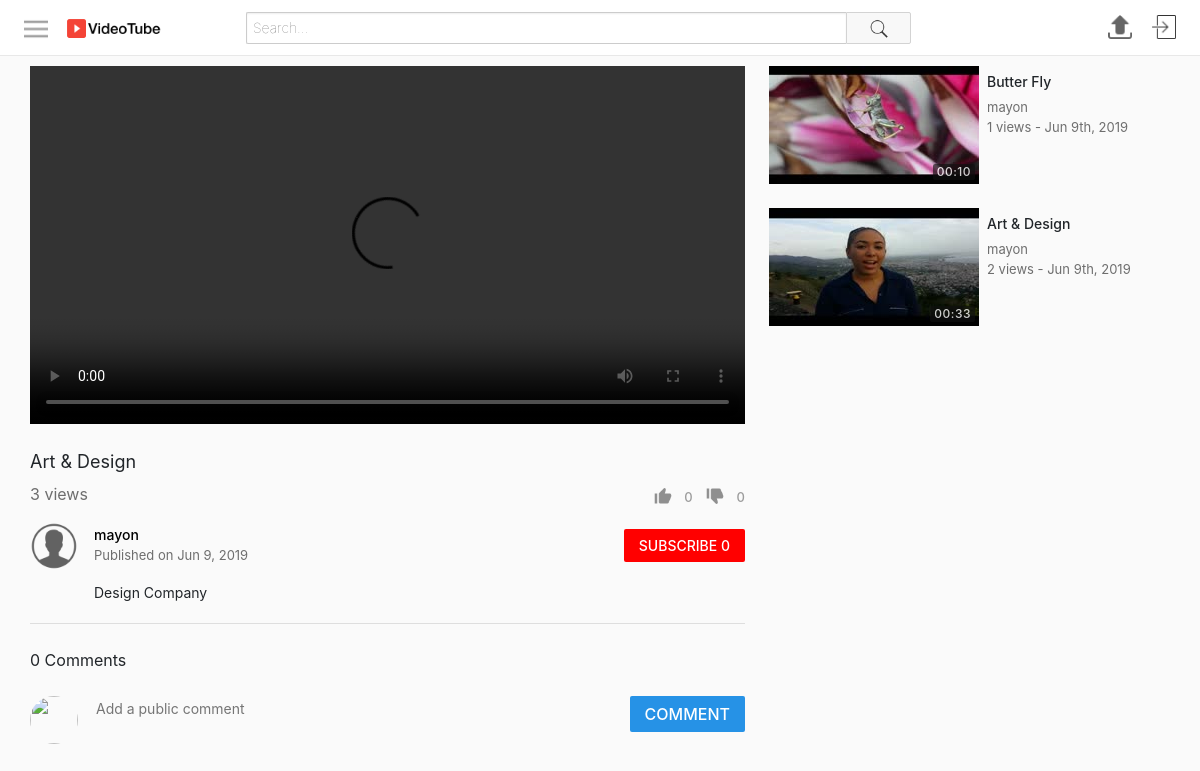
Screenshot of /watch.php?id=32 with the database file from the repository.
### tables this page shows
CREATE TABLE `videos` (
  `id` int(11) NOT NULL,
  `uploadedBy` varchar(50) NOT NULL,
  `title` varchar(70) NOT NULL,
  `description` varchar(1000) NOT NULL,
  `privacy` int(11) NOT NULL,
  `filePath` varchar(1000) NOT NULL,
  `category` int(11) NOT NULL,
  `uploadDate` datetime NOT NULL DEFAULT CURRENT_TIMESTAMP,
  `views` int(11) NOT NULL,
  `duration` varchar(30) NOT NULL
);

CREATE TABLE `users` (
  `id` int(11) NOT NULL,
  `firstName` varchar(25) NOT NULL,
  `lastName` varchar(25) NOT NULL,
  `username` varchar(25) NOT NULL,
  `email` varchar(100) NOT NULL,
  `password` varchar(255) NOT NULL,
  `signUpDate` datetime NOT NULL DEFAULT CURRENT_TIMESTAMP,
  `profilePic` varchar(255) NOT NULL
);

CREATE TABLE `thumbnails` (
  `id` int(11) NOT NULL,
  `videoId` int(11) NOT NULL,
  `filePath` varchar(250) NOT NULL,
  `selected` int(11) NOT NULL
);

### includes/classes/Video.php (called while the page is built, shortened)
<?php
class Video {
    private $con, $sqlData, $userLoggedInObj;
    public function __construct($con, $input, $userLoggedInObj) {
        $this->con = $con;
        $this->userLoggedInObj = $userLoggedInObj;
        if(is_array($input)) {
            $this->sqlData = $input;
        }
        else {
            $query = $this->con->prepare("SELECT * FROM videos WHERE id = :id");
            $query->bindParam(":id", $input);
            $query->execute();
            $this->sqlData = $query->fetch(PDO::FETCH_ASSOC);
        }
    }
    public function getId() {
        return $this->sqlData["id"];
    }
    public function getUploadedBy() {
        return $this->sqlData["uploadedBy"];
    }
    public function getTitle() {
        return $this->sqlData["title"];
    }
    public function getDescription() {
        return $this->sqlData["description"];
    }
    public function getUploadDate() {
        $date = $this->sqlData["uploadDate"];
        return date("M j, Y", strtotime($date));
    }
    public function getTimeStamp() {
        $date = $this->sqlData["uploadDate"];
        return date("M jS, Y", strtotime($date));
    }
    public function getViews() {
        return $this->sqlData["views"];
    }
    public function getDuration() {
        return $this->sqlData["duration"];
    }
    public function incrementViews() {
        $videoId = $this->getId();
        $this->sqlData["views"] = $this->sqlData["views"] + 1;
    }
    public function getLikes() {
        $query = $this->con->prepare("SELECT count(*) as 'count' FROM likes WHERE videoId = :videoId");
        $query->bindParam(":videoId", $videoId);
        $query->execute();
        $data = $query->fetch(PDO::FETCH_ASSOC);
        return $data["count"];
    }
    public function getDislikes() {
        $query = $this->con->prepare("SELECT count(*) as 'count' FROM dislikes WHERE videoId = :videoId");
        $query->bindParam(":videoId", $videoId);
        $query->execute();
        $data = $query->fetch(PDO::FETCH_ASSOC);
        return $data["count"];
    }
    public function wasLikedBy() {
        $query = $this->con->prepare("SELECT * FROM likes WHERE username=:username AND videoId=:videoId");
        $query->bindParam(":username", $username);
        $query->bindParam(":videoId", $id);
        $id = $this->getId();
        $username = $this->userLoggedInObj->getUsername();
        $query->execute();
        return $query->rowCount() > 0;
    }
    public function wasDislikedBy() {
        $query = $this->con->prepare("SELECT * FROM dislikes WHERE username=:username AND videoId=:videoId");
        $query->bindParam(":username", $username);
        $query->bindParam(":videoId", $id);
        $query->execute();
        return $query->rowCount() > 0;
    }
    public function getThumbnail() {
        $query = $this->con->prepare("SELECT filePath FROM thumbnails WHERE videoId=:videoId AND selected=1");
        $query->bindParam(":videoId", $videoId);
        $videoId = $this->getId();
        $query->execute();
        return $query->fetchColumn();
    }
}
?>

### includes/classes/User.php (called while the page is built, shortened)
<?php
class User {
    private $con, $sqlData;
    public function __construct($con, $username) {
        $this->con = $con;
        $query = $this->con->prepare("SELECT * FROM users WHERE username = :un");
        $query->bindParam(":un", $username);
        $query->execute();
        $this->sqlData = $query->fetch(PDO::FETCH_ASSOC);
    }
    public static function isLoggedIn() {
        return isset($_SESSION["userLoggedIn"]);
    }
    public function getUsername() {
        return $this->sqlData["username"];
    }
    public function getProfilePic() {
        return $this->sqlData["profilePic"];
    }
    public function isSubscribedTo($userTo) {
        $query = $this->con->prepare("SELECT * FROM subscribers WHERE userTo=:userTo AND userFrom=:userFrom");
        $query->bindParam(":userTo", $userTo);
        $query->bindParam(":userFrom", $username);
        $username = $this->getUsername();
        $query->execute();
        return $query->rowCount() > 0;
    }
    public function getSubscriberCount() {
        $query = $this->con->prepare("SELECT * FROM subscribers WHERE userTo=:userTo");
        $query->bindParam(":userTo", $username);
        $query->execute();
        return $query->rowCount();
    }
}
?>

### includes/classes/VideoGridItem.php (the view)
<?php
class VideoGridItem {
    private $video, $largeMode;
    public function __construct($video, $largeMode) {
        $this->video = $video;
        $this->largeMode = $largeMode;
    }
    public function create() {
        $thumbnail = $this->createThumbnail();
        $details = $this->createDetails();
        $url = "watch.php?id=" . $this->video->getId();
        return "<a href='$url'>
                    <div class='videoGridItem'>
                        $thumbnail
                        $details
                    </div>
                </a>";
    }
    private function createThumbnail() {
        $thumbnail = $this->video->getThumbnail();
        $duration = $this->video->getDuration();
        return "<div class='thumbnail'>
                    <img src='$thumbnail'>
                    <div class='duration'>
                        <span>$duration</span>
                    </div>
                </div>";
    }
    private function createDetails() {
        $title = $this->video->getTitle();
        $username = $this->video->getUploadedBy();
        $views = $this->video->getViews();
        $description = $this->createDescription();
        $timestamp = $this->video->getTimeStamp();
        return "<div class='details'>
                    <h3 class='title'>$title</h3>
                    <span class='username'>$username</span>
                    <div class='stats'>
                        <span class='viewCount'>$views views - </span>
                        <span class='timeStamp'>$timestamp</span>
                    </div>
                    $description
                </div>";
    }
    private function createDescription() {
        if(!$this->largeMode) {
            return "";
        }
        else {
            $description = $this->video->getDescription();
            $description = (strlen($description) > 350) ? substr($description, 0, 347) . "..." : $description;
            return "<span class='description'>$description</span>";
        }
    }
}
?>

### includes/classes/ButtonProvider.php (shortened to what this page needs)
<?php
class ButtonProvider {
    public static $signInFunction = "notSignedIn()";
    public static function createLink($link) {
        return User::isLoggedIn() ? $link : ButtonProvider::$signInFunction;
    }
    public static function createButton($text, $imageSrc, $action, $class) {
        $image = ($imageSrc == null) ? "" : "<img src='$imageSrc'>";
        $action  = ButtonProvider::createLink($action);
        return "<button class='$class' onclick='$action'>
                    $image
                    <span class='text'>$text</span>
                </button>";
    }
    public static function createUserProfileButton($con, $username) {
        $userObj = new User($con, $username);
        $profilePic = $userObj->getProfilePic();
        $link = "profile.php?username=$username";
        return "<a href='$link'>
                    <img src='$profilePic' class='profilePicture'>
                </a>";
    }
    public static function createUserSignButton() {
        $profilePic = "assets/images/icons/signIn.png";
        $link = "signIn.php?";
        return "<a href='$link'>
                    <img src='$profilePic' class='profilePicture'>
                </a>";
    }
    public static function createSubscriberButton($con, $userToObj, $userLoggedInObj) {
        $userTo = $userToObj->getUsername();
        $userLoggedIn = $userLoggedInObj->getUsername();
        $isSubscribedTo = $userLoggedInObj->isSubscribedTo($userTo);
        $buttonText = $isSubscribedTo ? "SUBSCRIBED" : "SUBSCRIBE";
        $buttonText .= " " . $userToObj->getSubscriberCount();
        $buttonClass = $isSubscribedTo ? "unsubscribe button" : "subscribe button";
        $action = "subscribe(\"$userTo\", \"$userLoggedIn\", this)";
        $button = ButtonProvider::createButton($buttonText, null, $action, $buttonClass);
        return "<div class='subscribeButtonContainer'>
                    $button
                </div>";
    }
    public static function createUserProfileNavigationButton($con, $username) {
        if(User::isLoggedIn()) {
            return ButtonProvider::createUserProfileButton($con, $username);
        }
        else {
            return ButtonProvider::createUserSignButton();
        }
    }
}
?>

### includes/classes/VideoInfoSection.php
<?php
require_once("includes/classes/VideoInfoControls.php");
class VideoInfoSection {
    private $con, $video, $userLoggedInObj;
    public function __construct($con, $video, $userLoggedInObj) {
        $this->con = $con;
        $this->video = $video;
        $this->userLoggedInObj = $userLoggedInObj;
    }
    public function create() {
        return $this->createPrimaryInfo() . $this->createSecondaryInfo();
    }
    private function createPrimaryInfo() {
        $title = $this->video->getTitle();
        $views = $this->video->getViews();
        $videoInfoControls = new VideoInfoControls($this->video, $this->userLoggedInObj);
        $controls = $videoInfoControls->create();
        return "<div class='videoInfo'>
                    <h1>$title</h1>
                    <div class='bottomSection'>
                        <span class='viewCount'>$views views</span>
                        $controls
                    </div>
                </div>";
    }
    private function createSecondaryInfo() {
        $description = $this->video->getDescription();
        $uploadDate = $this->video->getUploadDate();
        $uploadedBy = $this->video->getUploadedBy();
        $profileButton = ButtonProvider::createUserProfileButton($this->con, $uploadedBy);
        if($uploadedBy == $this->userLoggedInObj->getUsername()) {
            $actionButton = ButtonProvider::createEditVideoButton($this->video->getId());
        }
        else {
            $userToObject = new User($this->con, $uploadedBy);
            $actionButton = ButtonProvider::createSubscriberButton($this->con, $userToObject, $this->userLoggedInObj);
        }
        return "<div class='secondaryInfo'>
                    <div class='topRow'>
                        $profileButton
                        <div class='uploadInfo'>
                            <span class='owner'>
                                <a href='profile.php?username=$uploadedBy'>
                                    $uploadedBy
                                </a>
                            </span>
                            <span class='date'>Published on $uploadDate</span>
                        </div>
                        $actionButton
                    </div>
                    <div class='descriptionContainer'>
                        $description
                    </div>
                </div>";
    }
}
?>

### includes/classes/VideoGrid.php (shortened to what this page needs)
<?php
class VideoGrid {
    private $con, $userLoggedInObj;
    private $largeMode = false;
    private $gridClass = "videoGrid";
    public function __construct($con, $userLoggedInObj) {
        $this->con = $con;
        $this->userLoggedInObj = $userLoggedInObj;
    }
    public function create($videos, $title, $showFilter) {
        if($videos == null) {
            $gridItems = $this->generateItems();
        }
        else {
            $gridItems = $this->generateItemsFromVideos($videos);
        }
        $header = "";
        return "$header
                <div class='$this->gridClass'>
                    $gridItems
                </div>";
    }
    public function generateItems() {
        $query = $this->con->prepare("SELECT * FROM videos ORDER BY RAND() LIMIT 15");
        $query->execute();
        $elementsHtml = "";
        while($row = $query->fetch(PDO::FETCH_ASSOC)) {
            $video = new Video($this->con, $row, $this->userLoggedInObj);
            $item = new VideoGridItem($video, $this->largeMode);
            $elementsHtml .= $item->create();
        }
        return $elementsHtml;
    }
}
?>

### rows the page displays
videos: title "Art & Design", uploadedBy "mayon", uploadDate "Jun 9, 2019", description "Design Company", thumbnails.filePath (picture), duration "00:33", views "2", uploadDate "Jun 9th, 2019"
users: profilePic (placeholder picture)
videos: thumbnails.filePath (picture), duration "00:10", title "Butter Fly", uploadedBy "mayon", views "1", uploadDate "Jun 9th, 2019"

### other values shown
$views "3"
$text "0 0 SUBSCRIBE 0 COMMENT"
$numComments "0"
